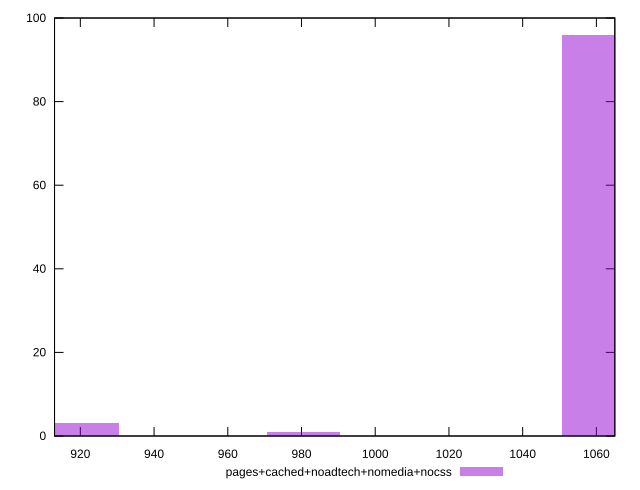

The script that saved this image:
reset

$pagesCachedNoadtechNomediaNocss <<EOF
980.5574315016202 1
1060.6029361139974 96
920.5233030423374 3
EOF

set key outside below
set boxwidth 20.01137615309429
set xrange [913:1065]
set yrange [0:100]
set trange [0:100]
set style fill transparent solid 0.5 noborder
set terminal svg size 640, 490 enhanced background rgb 'white'
set output "report_00018_2021-02-10T15-25-16.877Z/uses-rel-preload/comparison/histogram/4_vs_5.svg"

plot $pagesCachedNoadtechNomediaNocss title "pages+cached+noadtech+nomedia+nocss" with boxes

reset
